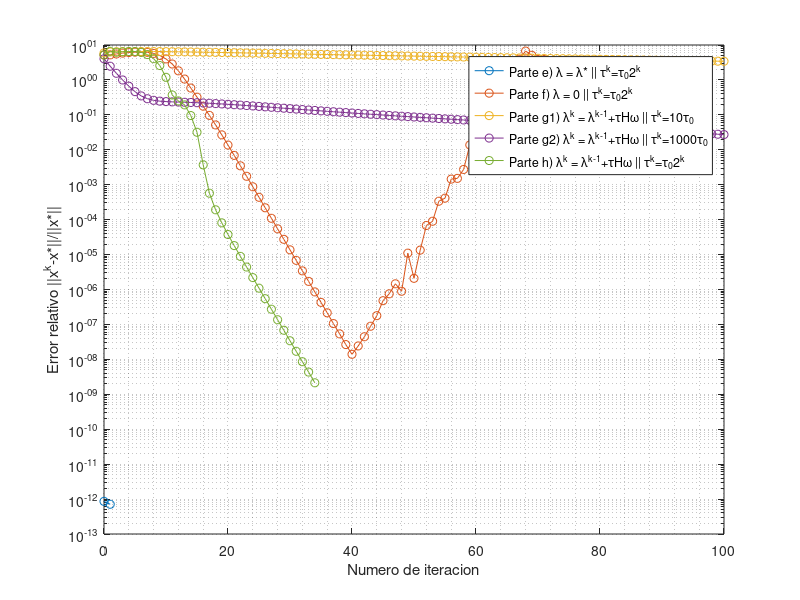

This chart was generated by the following MATLAB code:
%% Ejercicio 4

clear all, close all, clc
% Carga de datos
load A.txt 
load B.txt
load C.txt 

load alpha.txt 
load beta.txt 
load gamma.txt

%% Defino matrices auxiliares D, delta y H
n = length(A);

% Matriz D
D = zeros (3*n,3*n);
D(1:n,1:n)              = A;
D(n+1:2*n,n+1:2*n)      = B;
D(2*n+1:3*n,2*n+1:3*n ) = C;

% Matriz H 
H = zeros(2*n,3*n);
H(1:n,1:n)            = eye(n);
H(1:n,n+1:2*n)        = -eye(n);
H(n+1:2*n, 1:n)       = eye(n);
H(n+1:2*n, 2*n+1:3*n) = -eye(n);

% Vector delta
delta = zeros(3*n,1);
delta = [alpha; beta; gamma];  

%% Calculo solucion exacta x_op = inv(M)*m
% Defino M, m y mu
M  = A'*A + B'*B + C'*C;
m  = A'*alpha + B'*beta + C'*gamma;
mu = alpha'*alpha + beta'*beta + gamma'*gamma;
x_op = inv(M)*m ;

%% Calculo los multiplicadores lambda_op
A = H*(D'*D)^(-1)*D'*delta;
B = H*(D'*D)^(-1)*H';
lambda_op = inv(B)*A;

%% Solucion Nummerica:
diff_max = 1e-8;
k_max = 100 ;
t0 = 1/norm(D);

%%
% Parte E) lambda = lambda_op
%          tk = t02^k.

E_lambda = lambda_op  ;
E_t0 = t0             ;
E_t_hist = [E_t0]     ; 
E_k      = 0          ;  
E_diff  = diff_max + 1;
E_w0 = inv( (1/2)*(D'*D + (D'*D)') + (E_t0/2)*(H'*H + (H'*H)') )*(D'*delta - H'*E_lambda) ;
E_w_hist  = [E_w0]      ;
E_x0 = (E_w0(1:10) + E_w0(11:20) + E_w0(21:30))/3;
E_e0 = norm(E_x0-x_op)/norm(x_op);
E_e_hist  = [E_e0]      ;     
E_diff_hist = [E_diff];

while E_diff > diff_max && E_k < k_max
      E_k = E_k + 1 ;
      E_t = E_t0*2^E_k;
      w_old = E_w_hist(:,end);
      w = inv( (1/2)*(D'*D + (D'*D)') + (E_t/2)*(H'*H + (H'*H)') )*(D'*delta - H'*E_lambda) ;
      E_diff = norm(w - w_old)/norm(w);
      E_diff_hist = [E_diff_hist,E_diff]  ;
      E_w_hist = [E_w_hist,w];
      x_num = (w(1:10) + w(11:20) + w(21:30))/3 ;
      e_act = norm(x_num-x_op)/norm(x_op);
      E_e_hist= [E_e_hist, e_act] ;
      E_t_hist = [E_t_hist, E_t];

end
E_x = [0:E_k];

%%
% Parte F) lambda = lambda_op*0
%          tk = t02^k.

F_lambda = lambda_op*0;
F_t0 = t0             ;
F_t_hist = [F_t0]     ; 
F_k      = 0          ;  
F_diff  = diff_max + 1;
F_w0 = inv( (1/2)*(D'*D + (D'*D)') + (F_t0/2)*(H'*H + (H'*H)') )*(D'*delta - H'*F_lambda) ;
F_w_hist  = [F_w0]      ;
F_x0 = (F_w0(1:10) + F_w0(11:20) + F_w0(21:30))/3;
F_e0 = norm(F_x0-x_op)/norm(x_op);
F_e_hist  = [F_e0]      ;     
F_diff_hist = [F_diff]  ;

while F_diff > diff_max && F_k < k_max
      F_k = F_k + 1 ;
      F_t = F_t0*2^F_k;
      w_old = F_w_hist(:,end);
      w = inv( (1/2)*(D'*D + (D'*D)') + (F_t/2)*(H'*H + (H'*H)') )*(D'*delta - H'*F_lambda) ;
      F_diff = norm(w - w_old)/norm(w);
      F_diff_hist = [F_diff_hist,F_diff]  ;
      F_w_hist = [F_w_hist,w];
      x_num = (w(1:10) + w(11:20) + w(21:30))/3 ;
      e_act = norm(x_num-x_op)/norm(x_op);
      F_e_hist= [F_e_hist, e_act] ;
      F_t_hist = [F_t_hist, F_t];
end 
F_x = [0:F_k];

%%
% Parte G1) lambda0 = lambda_op*0
%          lambdak = lambda(k-1)+tHw
%          t = 10*t0

G1_lambda0 = lambda_op*0     ;
G1_lambda_hist = [G1_lambda0];
G1_t0 = t0                   ;
G1_k = 0                     ;
G1_t = 10*G1_t0              ;
G1_diff  = diff_max + 1      ;
G1_w0 = inv( (1/2)*(D'*D + (D'*D)') + (G1_t/2)*(H'*H + (H'*H)') )*(D'*delta - H'*G1_lambda0);
G1_w_hist  = [G1_w0]            ;
G1_x0 = (G1_w0(1:10) + G1_w0(11:20) + G1_w0(21:30))/3;
G1_e0 = norm(G1_x0-x_op)/norm(x_op);
G1_e_hist  = [G1_e0]            ;     
G1_diff_hist = [G1_diff]     ;

while G1_diff > diff_max && G1_k < k_max
      G1_k = G1_k + 1 ;
      w_old = G1_w_hist(:,end);
      G1_lambda = G1_lambda_hist(:,end) + G1_t*H*w_old;
      w = inv( (1/2)*(D'*D + (D'*D)') + (G1_t/2)*(H'*H + (H'*H)') )*(D'*delta - H'*G1_lambda);
      G1_diff = norm(w - w_old)/norm(w);
      x_num = (w(1:10) + w(11:20) + w(21:30))/3; 
      e_act = norm(x_num-x_op)/norm(x_op);
      
      % Almaceno
      G1_lambda_hist = [G1_lambda_hist, G1_lambda] ; 
      G1_diff_hist = [G1_diff_hist,G1_diff]        ;
      G1_w_hist = [G1_w_hist,w]                   ;
      G1_e_hist= [G1_e_hist, e_act]               ;
end 
G1_x = [0:G1_k];

%%
% Parte G2) lambda0 = lambda_op*0
%          lambdak = lambda(k-1)+tHw
%          t = 1000*t0

G2_lambda0 = lambda_op*0     ;
G2_lambda_hist = [G2_lambda0];
G2_t0 = t0                   ;
G2_k = 0                     ;
G2_t = 1000*G2_t0            ;
G2_diff  = diff_max + 1      ;
G2_w0 = inv( (1/2)*(D'*D +(D'*D)') + (G2_t/2)*(H'*H + (H'*H)') )*(D'*delta - H'*G2_lambda0);
G2_w_hist  = [G2_w0]            ;
G2_x0 = (G2_w0(1:10) + G2_w0(11:20) + G2_w0(21:30))/3;
G2_e0 = norm(G2_x0-x_op)/norm(x_op);
G2_e_hist  = [G2_e0]            ;     
G2_diff_hist = [G2_diff]     ;

while G2_diff > diff_max && G2_k < k_max
      G2_k = G2_k + 1 ;
      w_old = G2_w_hist(:,end);
      G2_lambda = G2_lambda_hist(:,end) + G2_t*H*w_old;
      w = inv( (1/2)*(D'*D +(D'*D)') + (G2_t/2)*(H'*H + (H'*H)'))*(D'*delta - H'*G2_lambda);
      G2_diff = norm(w - w_old)/norm(w);
      x_num = (w(1:10) + w(11:20) + w(21:30))/3; 
      e_act = norm(x_num-x_op)/norm(x_op);
      
      % Almaceno
      G2_lambda_hist = [G2_lambda_hist, G2_lambda] ; 
      G2_diff_hist = [G2_diff_hist,G2_diff]        ;
      G2_w_hist = [G2_w_hist,w]                    ;
      G2_e_hist= [G2_e_hist, e_act]                ;
end 
G2_x = [0:G2_k];

%%
% Parte H) lambda0 = lambda_op*0
%          lambdak = lambda(k-1)+tHw
%          t0 = 1000*t0
%          t = t02^k.

H_lambda0 = lambda_op*0     ;
H_lambda_hist = [H_lambda0];
H_t0 = t0;
H_t_hist = [H_t0];
H_k = 0                     ;
H_diff  = diff_max + 1      ;
H_w0 = inv( (1/2)*(D'*D + (D'*D)') + (H_t0/2)*(H'*H + (H'*H)') )*(D'*delta - H'*H_lambda0);
H_w_hist  = [H_w0]            ;
H_x0 = (H_w0(1:10) + H_w0(11:20) + H_w0(21:30))/3;
H_e0 = norm(H_x0-x_op)/norm(x_op);
H_e_hist  = [H_e0]            ;     
H_diff_hist = [H_diff]     ;

while H_diff > diff_max && H_k < k_max
      H_k = H_k + 1 ;
      w_old = H_w_hist(:,end);
      H_t = H_t0*2^H_k;
      H_lambda = H_lambda_hist(:,end) + H_t*H*w_old;
      w = inv( (1/2)*(D'*D + (D'*D)') + (H_t/2)*(H'*H + (H'*H)') )*(D'*delta - H'*H_lambda);
      H_diff = norm(w - w_old)/norm(w);
      x_num = (w(1:10) + w(11:20) + w(21:30))/3; 
      e_act = norm(x_num-x_op)/norm(x_op);
      
      % Almaceno
      H_lambda_hist = [H_lambda_hist, H_lambda] ; 
      H_diff_hist = [H_diff_hist,H_diff]        ;
      H_w_hist = [H_w_hist,w]                   ;
      H_e_hist= [H_e_hist, e_act]               ;
end 
H_x = [0:H_k];

%%

figure (1)
semilogy(E_x , E_e_hist ,  'o-',...
         F_x , F_e_hist ,  'o-',...
         G1_x, G1_e_hist,  'o-',...
	     G2_x, G2_e_hist,  'o-',...
         H_x , H_e_hist ,  'o-')

legend('Parte e) {\lambda} = {\lambda}* || {\tau}^k={\tau}_02^k ',...
            'Parte f) {\lambda} = 0 || {\tau}^k={\tau}_02^k ',...
            'Parte g1) {\lambda}^k = {\lambda}^{k-1}+{\tau}H{\omega} || {\tau}^k=10{\tau}_0 ',...
            'Parte g2) {\lambda}^k = {\lambda}^{k-1}+{\tau}H{\omega} || {\tau}^k=1000{\tau}_0 ',...
            'Parte h) {\lambda}^k = {\lambda}^{k-1}+{\tau}H{\omega} || {\tau}^k={\tau}_02^k ')

xlabel('Numero de iteracion')
ylabel('Error relativo ||x^k-x*||/||x*||')
grid minor